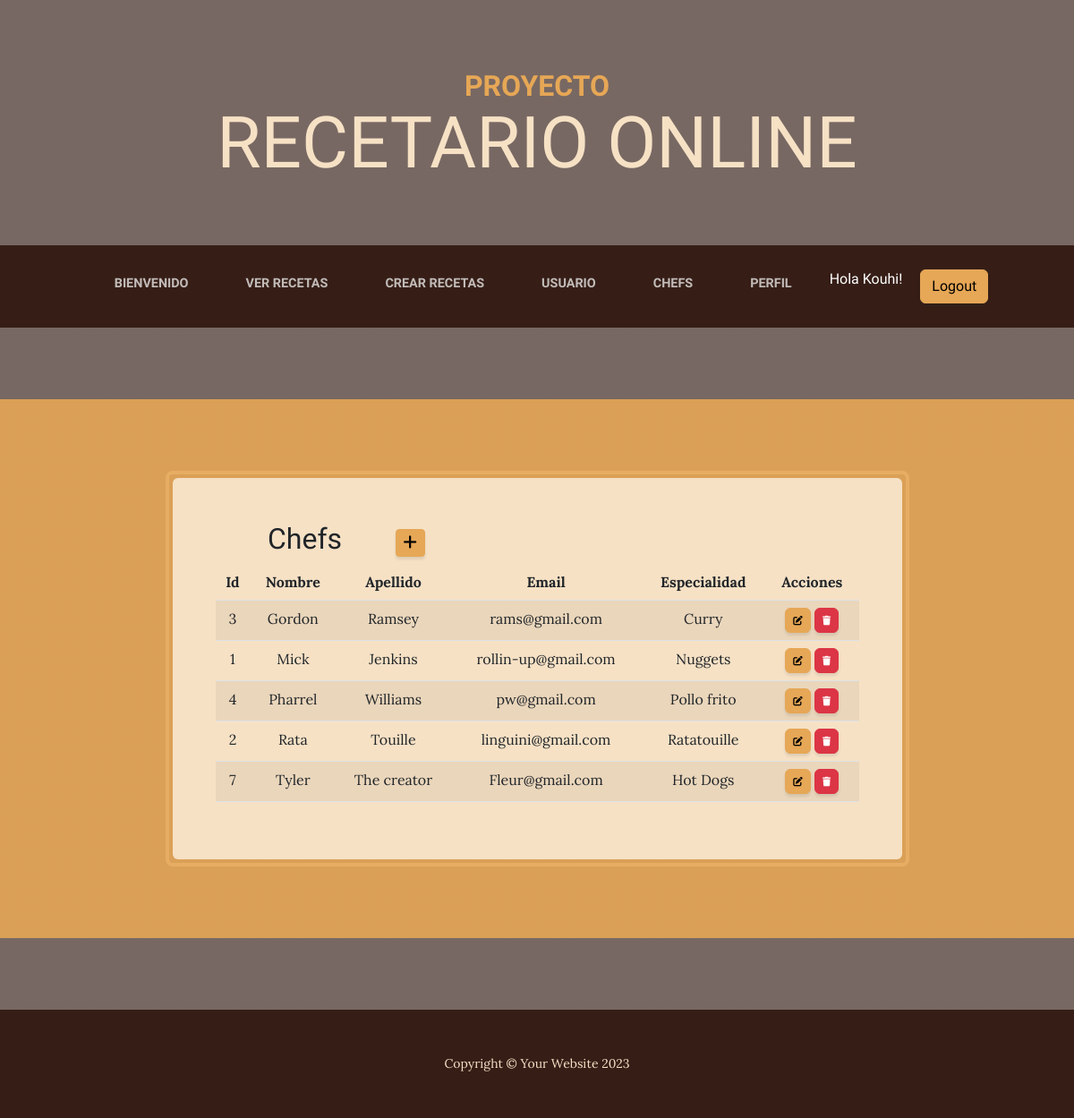
The page /aplicacion/chefs/ (signed in) on the database its author committed.
### aplicacion/models.py (models this page shows, shortened)
class Chef(models.Model):
    nombre = models.CharField(max_length=50)
    apellido = models.CharField(max_length=50)
    email = models.EmailField()
    especialidad = models.CharField(max_length=50)
    class Meta:
        verbose_name = "Chef"
        verbose_name_plural = "Chefs"
        ordering = ['nombre']

### aplicacion/views.py (the view)
# urls.py: path('chefs/', chefs, name="chefs"),
@login_required
def chefs(request):
    contexto = {'chefsito': Chef.objects.all()}
    return render(request, "aplicacion/chefs.html", contexto)

### aplicacion/templates/aplicacion/chefs.html (shortened to what this page needs)
{% extends 'aplicacion/home3.html' %}
{%block chef%}
<table>
    <tr>
        <td width="200"><h2>Chefs</h2></td>
        <td>
            <a
            href="{% url 'chef_Form' %}"
            class="btn btn-primary btn-sm"
            >
            </a>
        </td>
    </tr>
</table>
    <table class="table table-striped">
        <thead>
            <tr>
                <th>Id</th>
                <th>Nombre</th>
                <th>Apellido</th>
                <th>Email</th>
                <th>Especialidad</th>
                <th>Acciones</th>
            </tr>
        </thead>
        <tbody>
            {% for z in chefsito %}
                    <tr>
                        <td>{{ z.id }}</td>
                        <td>{{ z.nombre }}</td>
                        <td>{{ z.apellido }}</td>
                        <td>{{ z.email }}</td>
                        <td>{{ z.especialidad }}</td>
                        <td>
                            <a
                              href="{% url 'chefActualizar' z.id %}"
                              class="btn btn-primary"
                              style="--bs-btn-padding-y: .25rem; --bs-btn-padding-x: .5rem; --bs-btn-font-size: .75rem;"
                              >
                            </a>
                            <a
                              href="{% url 'chefBorrar' z.id %}"
                              class="btn btn-danger"
                              style="--bs-btn-padding-y: .25rem; --bs-btn-padding-x: .5rem; --bs-btn-font-size: .75rem;"
                              >
                            </a>
                          </td>
                    </tr>
            {% endfor %}
        </tbody>
    </table>
{%endblock chef%}

### aplicacion/templates/aplicacion/home3.html (shortened to what this page needs)
<!DOCTYPE html>
<html lang="en">
    {% load static %}
    <head>
        <link href="{% static 'css/styles.css' %}" rel="stylesheet" />
        <link rel="stylesheet" href="https://cdnjs.cloudflare.com/ajax/libs/font-awesome/6.4.0/css/all.min.css">
    </head>
    <body>
        <header>
            <h1 class="site-heading text-center text-faded d-none d-lg-block">
                <span class="site-heading-upper text-primary mb-3">Proyecto</span>
                <span class="site-heading-lower">Recetario Online</span>
            </h1>
        </header>
        {% if user.is_authenticated %}
        <nav class="navbar navbar-expand-lg navbar-dark py-lg-4" id="mainNav">
            <div class="container">
                <div class="collapse navbar-collapse" id="navbarSupportedContent">
                    <ul class="navbar-nav mx-auto">
                        <ul class="navbar-nav mx-auto">
                            <li class="nav-item px-lg-4"><a class="nav-link text-uppercase" href="{% url 'bienvenido' %}">Bienvenido</a></li>
                            <li class="nav-item px-lg-4"><a class="nav-link text-uppercase" href="{% url 'ver_recetas' %}">Ver Recetas</a></li>
                            <li class="nav-item px-lg-4"><a class="nav-link text-uppercase" href="{% url 'crear_recetas' %}">Crear Recetas</a></li>
                            <li class="nav-item px-lg-4"><a class="nav-link text-uppercase" href="{% url 'usuario' %}">Usuario</a></li>
                            <li class="nav-item px-lg-4"><a class="nav-link text-uppercase" href="{% url 'chefs' %}">Chefs</a></li>
                            <li class="nav-item px-lg-4"><a class="nav-link text-uppercase" href="{% url 'edit_perfil' %}">Perfil</a></li>
                            <div class="navbar-nav ml-auto" style="display: flex; align-items: center;">
                                <p style="color: white; margin-left: 10px; margin-right: 10px;">Hola {{ user.username }}!</p>
                                <a class="btn btn-primary logout-link" href="{% url 'logout' %}" style="margin-left: 10px;">Logout</a>
                            </div>
                        </ul>
                    </ul>
                </div>
            </div>
        </nav>
        {% endif %}
        <section class="page-section cta">
            <div class="container">
                <div class="row">
                    <div class="col-xl-9 mx-auto">
                        <div class="cta-inner bg-faded text-center rounded">
                                {%block chef%}
                                {%endblock chef%}
                        </div>
                    </div>
                </div>
            </div>
        </section>
        <footer class="footer text-faded text-center py-5">
            <div class="container"><p class="m-0 small">Copyright &copy; Your Website 2023</p></div>
        </footer>
    </body>
</html>

### rows shown on the page
Chef: id "3", nombre "Gordon", apellido "Ramsey", email "rams@gmail.com", especialidad "Curry"
Chef: id "1", nombre "Mick", apellido "Jenkins", email "rollin-up@gmail.com", especialidad "Nuggets"
Chef: id "4", nombre "Pharrel", apellido "Williams", email "pw@gmail.com", especialidad "Pollo frito"
Chef: id "2", nombre "Rata", apellido "Touille", email "linguini@gmail.com", especialidad "Ratatouille"
Chef: id "7", nombre "Tyler", apellido "The creator", email "Fleur@gmail.com", especialidad "Hot Dogs"

### other values the page prints
{{ user.username }} "Kouhi"
